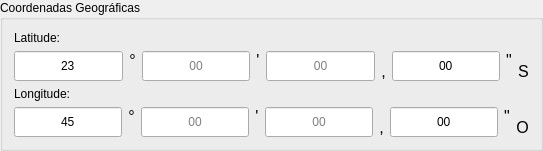
              <widget class="QGroupBox" name="groupBoxCoordenadas">
               <property name="maximumSize">
                <size>
                 <width>16777215</width>
                 <height>200</height>
                </size>
               </property>
               <property name="title">
                <string>Coordenadas Geográficas</string>
               </property>
               <layout class="QGridLayout" name="groupBoxCoordenadasLayout">
                <item row="0" column="0">
                 <layout class="QGridLayout" name="gridLayoutCoordenadas">
                  <item row="0" column="0" colspan="2">
                   <layout class="QVBoxLayout" name="verticalLayoutLatitude">
                    <item>
                     <widget class="QLabel" name="labelLatitude">
                      <property name="sizePolicy">
                       <sizepolicy hsizetype="Preferred" vsizetype="Fixed">
                        <horstretch>0</horstretch>
                        <verstretch>0</verstretch>
                       </sizepolicy>
                      </property>
                      <property name="text">
                       <string>Latitude:</string>
                      </property>
                     </widget>
                    </item>
                    <item>
                     <layout class="QHBoxLayout" name="horizontalLayoutLatitude">
                      <item>
                       <widget class="QLineEdit" name="lineEditLatitudeGraus">
                        <property name="sizePolicy">
                         <sizepolicy hsizetype="Expanding" vsizetype="Minimum">
                          <horstretch>0</horstretch>
                          <verstretch>0</verstretch>
                         </sizepolicy>
                        </property>
                        <property name="minimumSize">
                         <size>
                          <width>0</width>
                          <height>30</height>
                         </size>
                        </property>
                        <property name="text">
                         <string>23</string>
                        </property>
                        <property name="alignment">
                         <set>Qt::AlignCenter</set>
                        </property>
                        <property name="placeholderText">
                         <string>23</string>
                        </property>
                       </widget>
                      </item>
                      <item>
                       <widget class="QLabel" name="labelLatitudeGraus">
                        <property name="font">
                         <font>
                          <family>Arial</family>
                          <pointsize>12</pointsize>
                         </font>
                        </property>
                        <property name="text">
                         <string>°</string>
                        </property>
                        <property name="alignment">
                         <set>Qt::AlignHCenter|Qt::AlignTop</set>
                        </property>
                       </widget>
                      </item>
                      <item>
                       <widget class="QLineEdit" name="lineEditLatitudeMinutos">
                        <property name="sizePolicy">
                         <sizepolicy hsizetype="Expanding" vsizetype="Minimum">
                          <horstretch>0</horstretch>
                          <verstretch>0</verstretch>
                         </sizepolicy>
                        </property>
                        <property name="minimumSize">
                         <size>
                          <width>0</width>
                          <height>30</height>
                         </size>
                        </property>
                        <property name="alignment">
                         <set>Qt::AlignCenter</set>
                        </property>
                        <property name="placeholderText">
                         <string>00</string>
                        </property>
                       </widget>
                      </item>
                      <item>
                       <widget class="QLabel" name="labelLatitudeMinutos">
                        <property name="font">
                         <font>
                          <family>Arial</family>
                          <pointsize>12</pointsize>
                         </font>
                        </property>
                        <property name="text">
                         <string>'</string>
                        </property>
                        <property name="alignment">
                         <set>Qt::AlignHCenter|Qt::AlignTop</set>
                        </property>
                       </widget>
                      </item>
                      <item>
                       <widget class="QLineEdit" name="lineEditLatitudeSegundos">
                        <property name="sizePolicy">
                         <sizepolicy hsizetype="Expanding" vsizetype="Minimum">
                          <horstretch>0</horstretch>
                          <verstretch>0</verstretch>
                         </sizepolicy>
                        </property>
                        <property name="minimumSize">
                         <size>
                          <width>0</width>
                          <height>30</height>
                         </size>
                        </property>
                        <property name="alignment">
                         <set>Qt::AlignCenter</set>
                        </property>
                        <property name="placeholderText">
                         <string>00</string>
                        </property>
                       </widget>
                      </item>
                      <item>
                       <widget class="QLabel" name="labelLatitudeSegundosDecimais">
                        <property name="font">
                         <font>
                          <family>Arial</family>
                          <pointsize>12</pointsize>
                         </font>
                        </property>
                        <property name="text">
                         <string>,</string>
                        </property>
                        <property name="alignment">
                         <set>Qt::AlignBottom|Qt::AlignHCenter</set>
                        </property>
                       </widget>
                      </item>
                      <item>
                       <widget class="QLineEdit" name="lineEditLatitudeSegundosDecimais">
                        <property name="sizePolicy">
                         <sizepolicy hsizetype="Expanding" vsizetype="Minimum">
                          <horstretch>0</horstretch>
                          <verstretch>0</verstretch>
                         </sizepolicy>
                        </property>
                        <property name="minimumSize">
                         <size>
                          <width>0</width>
                          <height>30</height>
                         </size>
                        </property>
                        <property name="text">
                         <string>00</string>
                        </property>
                        <property name="alignment">
                         <set>Qt::AlignCenter</set>
                        </property>
                       </widget>
                      </item>
                      <item>
                       <widget class="QLabel" name="labelLatitudeSegundos">
                        <property name="font">
                         <font>
                          <family>Arial</family>
                          <pointsize>12</pointsize>
                         </font>
                        </property>
                        <property name="text">
                         <string>&quot;</string>
                        </property>
                        <property name="alignment">
                         <set>Qt::AlignHCenter|Qt::AlignTop</set>
                        </property>
                       </widget>
                      </item>
                      <item>
                       <widget class="QLabel" name="labelLatitudeSul">
                        <property name="font">
                         <font>
                          <family>Arial</family>
                          <pointsize>12</pointsize>
                         </font>
                        </property>
                        <property name="text">
                         <string>S</string>
                        </property>
                        <property name="alignment">
                         <set>Qt::AlignBottom|Qt::AlignHCenter</set>
                        </property>
                       </widget>
                      </item>
                     </layout>
                    </item>
                   </layout>
                  </item>
                  <item row="1" column="0" colspan="2">
                   <layout class="QVBoxLayout" name="verticalLayoutLongitude">
                    <item>
                     <widget class="QLabel" name="labelLongitude">
                      <property name="sizePolicy">
                       <sizepolicy hsizetype="Preferred" vsizetype="Fixed">
                        <horstretch>0</horstretch>
                        <verstretch>0</verstretch>
                       </sizepolicy>
                      </property>
                      <property name="text">
                       <string>Longitude:</string>
                      </property>
                     </widget>
                    </item>
                    <item>
                     <layout class="QHBoxLayout" name="horizontalLayoutLongitude">
                      <item>
                       <widget class="QLineEdit" name="lineEditLongitudeGraus">
                        <property name="sizePolicy">
                         <sizepolicy hsizetype="Expanding" vsizetype="Minimum">
                          <horstretch>0</horstretch>
                          <verstretch>0</verstretch>
                         </sizepolicy>
                        </property>
                        <property name="minimumSize">
                         <size>
                          <width>0</width>
                          <height>30</height>
                         </size>
                        </property>
                        <property name="text">
                         <string>45</string>
                        </property>
                        <property name="alignment">
                         <set>Qt::AlignCenter</set>
                        </property>
                        <property name="placeholderText">
                         <string>45</string>
                        </property>
                       </widget>
                      </item>
                      <item>
                       <widget class="QLabel" name="labelLongitudeGraus">
                        <property name="font">
                         <font>
                          <family>Arial</family>
                          <pointsize>12</pointsize>
                         </font>
                        </property>
                        <property name="text">
                         <string>°</string>
                        </property>
                        <property name="alignment">
                         <set>Qt::AlignHCenter|Qt::AlignTop</set>
                        </property>
                       </widget>
                      </item>
                      <item>
                       <widget class="QLineEdit" name="lineEditLongitudeMinutos">
                        <property name="sizePolicy">
                         <sizepolicy hsizetype="Expanding" vsizetype="Minimum">
                          <horstretch>0</horstretch>
                          <verstretch>0</verstretch>
                         </sizepolicy>
                        </property>
                        <property name="minimumSize">
                         <size>
                          <width>0</width>
                          <height>30</height>
                         </size>
                        </property>
                        <property name="alignment">
                         <set>Qt::AlignCenter</set>
                        </property>
                        <property name="placeholderText">
                         <string>00</string>
                        </property>
                       </widget>
                      </item>
                      <item>
                       <widget class="QLabel" name="labelLongitudeMinutos">
                        <property name="font">
                         <font>
                          <family>Arial</family>
                          <pointsize>12</pointsize>
                         </font>
                        </property>
                        <property name="text">
                         <string>'</string>
                        </property>
                        <property name="alignment">
                         <set>Qt::AlignHCenter|Qt::AlignTop</set>
                        </property>
                       </widget>
                      </item>
                      <item>
                       <widget class="QLineEdit" name="lineEditLongitudeSegundos">
                        <property name="sizePolicy">
                         <sizepolicy hsizetype="Expanding" vsizetype="Minimum">
                          <horstretch>0</horstretch>
                          <verstretch>0</verstretch>
                         </sizepolicy>
                        </property>
                        <property name="minimumSize">
                         <size>
                          <width>0</width>
                          <height>30</height>
                         </size>
                        </property>
                        <property name="alignment">
                         <set>Qt::AlignCenter</set>
                        </property>
                        <property name="placeholderText">
                         <string>00</string>
                        </property>
                       </widget>
                      </item>
                      <item>
                       <widget class="QLabel" name="labelLongitudeSegundosDecimais">
                        <property name="font">
                         <font>
                          <family>Arial</family>
                          <pointsize>12</pointsize>
                         </font>
                        </property>
                        <property name="text">
                         <string>,</string>
                        </property>
                        <property name="alignment">
                         <set>Qt::AlignBottom|Qt::AlignHCenter</set>
                        </property>
                       </widget>
                      </item>
                      <item>
                       <widget class="QLineEdit" name="lineEditLongitudeSegundosDecimais">
                        <property name="sizePolicy">
                         <sizepolicy hsizetype="Expanding" vsizetype="Minimum">
                          <horstretch>0</horstretch>
                          <verstretch>0</verstretch>
                         </sizepolicy>
                        </property>
                        <property name="minimumSize">
                         <size>
                          <width>0</width>
                          <height>30</height>
                         </size>
                        </property>
                        <property name="text">
                         <string>00</string>
                        </property>
                        <property name="alignment">
                         <set>Qt::AlignCenter</set>
                        </property>
                       </widget>
                      </item>
                      <item>
                       <widget class="QLabel" name="labelLongitudeSegundos">
                        <property name="font">
                         <font>
                          <family>Arial</family>
                          <pointsize>12</pointsize>
                         </font>
                        </property>
                        <property name="text">
                         <string>&quot;</string>
                        </property>
                        <property name="alignment">
                         <set>Qt::AlignHCenter|Qt::AlignTop</set>
                        </property>
                       </widget>
                      </item>
                      <item>
                       <widget class="QLabel" name="labelLongitudeOeste">
                        <property name="font">
                         <font>
                          <family>Arial</family>
                          <pointsize>12</pointsize>
                         </font>
                        </property>
                        <property name="text">
                         <string>O</string>
                        </property>
                        <property name="alignment">
                         <set>Qt::AlignBottom|Qt::AlignHCenter</set>
                        </property>
                       </widget>
                      </item>
                     </layout>
                    </item>
                   </layout>
                  </item>
                 </layout>
                </item>
               </layout>
              </widget>
